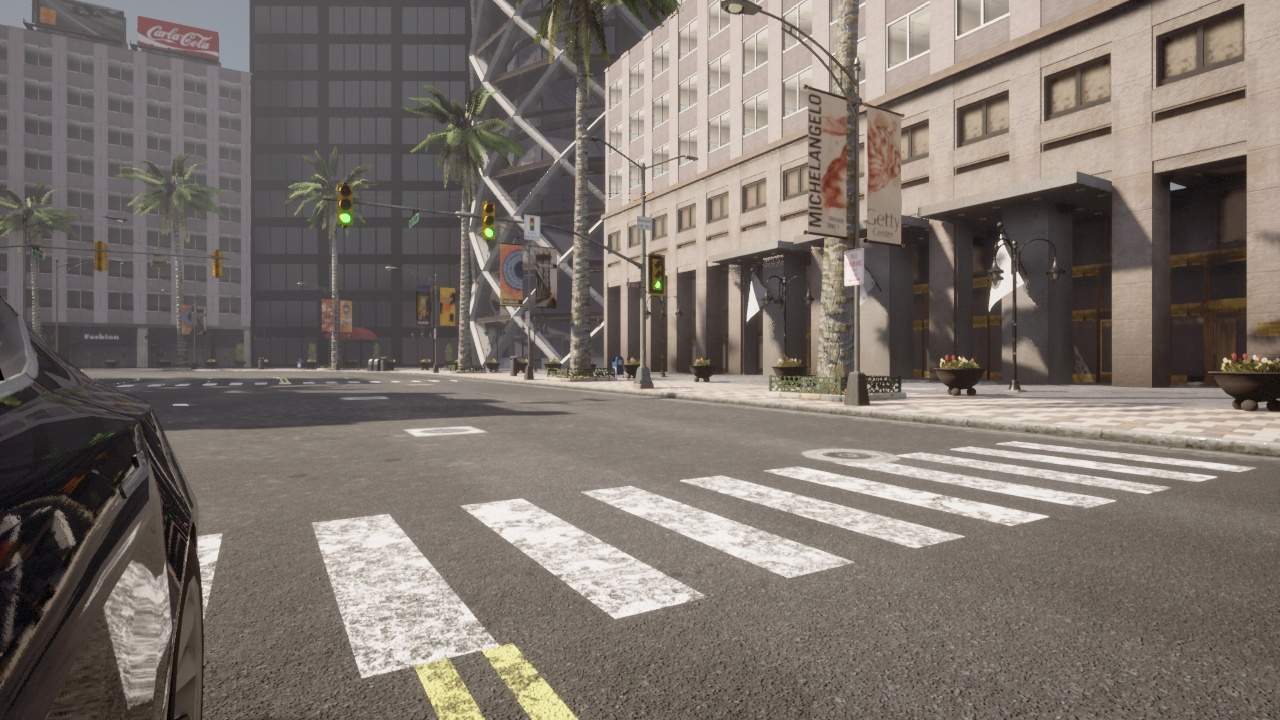
#> input picture drawline/a.jpg, 1280 x 720 px
$ python left_blind_spot_to_a.py
#> lines starting #> are read from the running program, lines starting #| are printed output that depends on the picture; after the words box and inside, x2 and y2 are one past the last pixel; in counts of white or black regions, pixels touching at a corner belong together
import cv2
import numpy as np

# 讀取圖片
image = cv2.imread('a.jpg')
#> image is the input picture: shape (720, 1280, 3); mean B, G, R 107.8, 114.6, 123.6
if image is None:
    print("圖片加載失敗，請檢查路徑是否正確")
else:
    height, width = image.shape[:2]
#> height = 720; width = 1280

    # 創建一個同樣大小的透明圖層
    overlay = np.zeros((height, width, 4), dtype=np.uint8)

    # 定義盲點多邊形的頂點
    points = np.array([[0, height], [int(width * 0.15)+400, int(height * 0.5)], [width, int(height * 0.5)+100]])
#> points = [[0, 720], [592, 360], [1280, 460]]

    # 在透明圖層上畫填充的多邊形
    cv2.fillPoly(overlay, [points], (0, 0, 255, 127))  # 紅色, 127 是 alpha 透明度
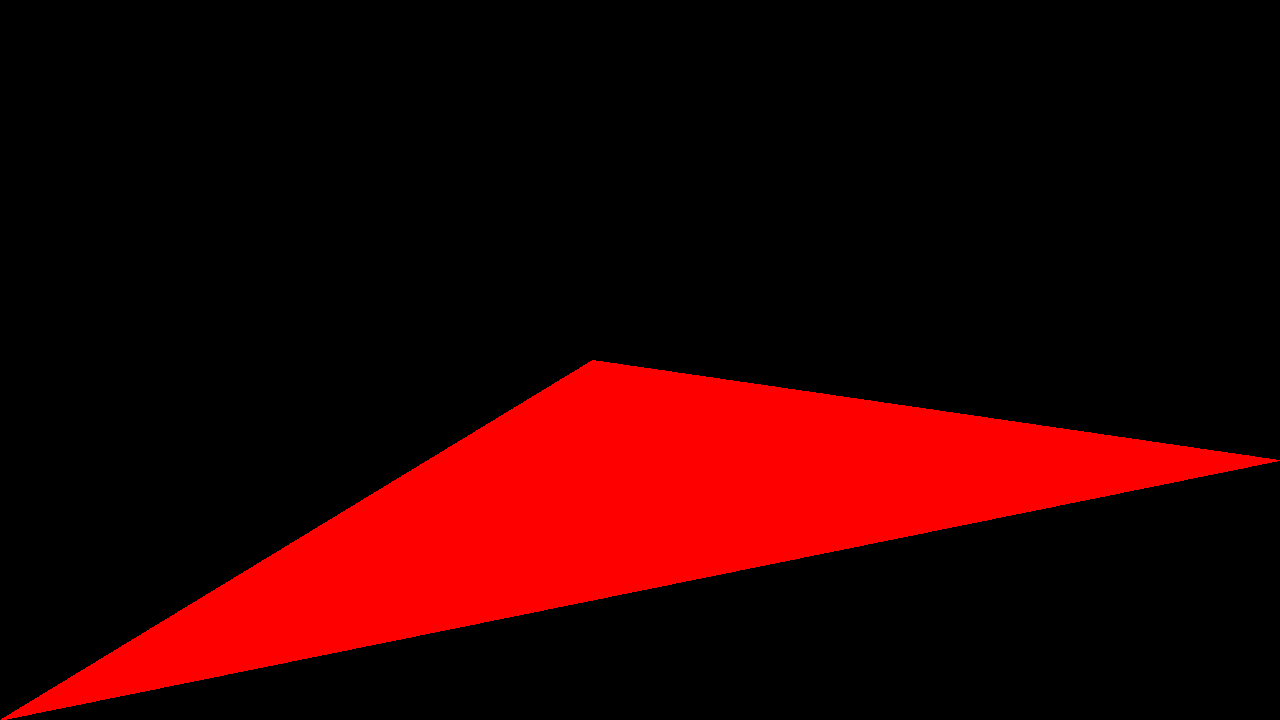
#> overlay: shape (720, 1280, 4); mean of channels 0, 1, 2, 3 0, 0, 42.8, 21.3; drawn as B, G, R

    # 將透明圖層疊加到原始圖像上
    alpha = overlay[:, :, 3] / 255.0
    for c in range(0, 3):
        image[:, :, c] = (1 - alpha) * image[:, :, c] + alpha * overlay[:, :, c]
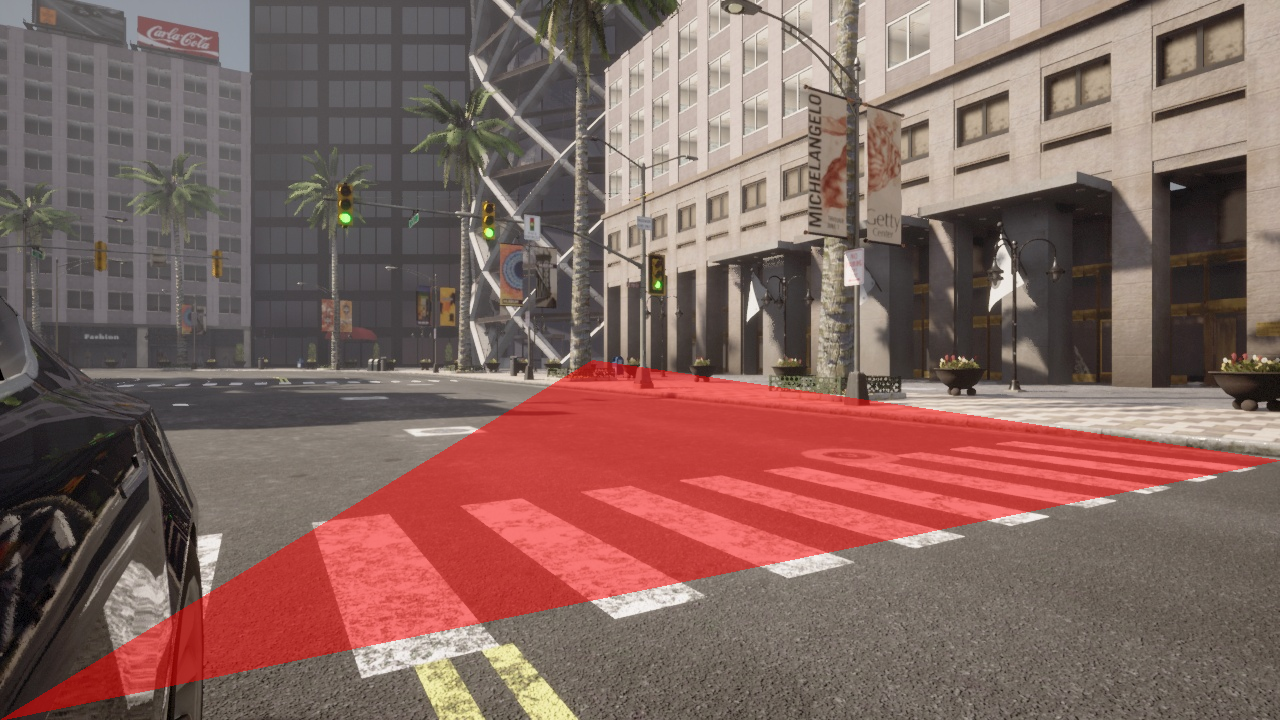
#> image: shape (720, 1280, 3); 16.77% of pixels changed, all inside (x1, y1, x2, y2) = (1, 360, 1280, 720)

    # 顯示圖像
    cv2.imshow('Blind Spot Areas with Transparency', image)
    cv2.waitKey(0)
    cv2.destroyAllWindows()

$ run again, with drawline/b.jpg copied over drawline/a.jpg
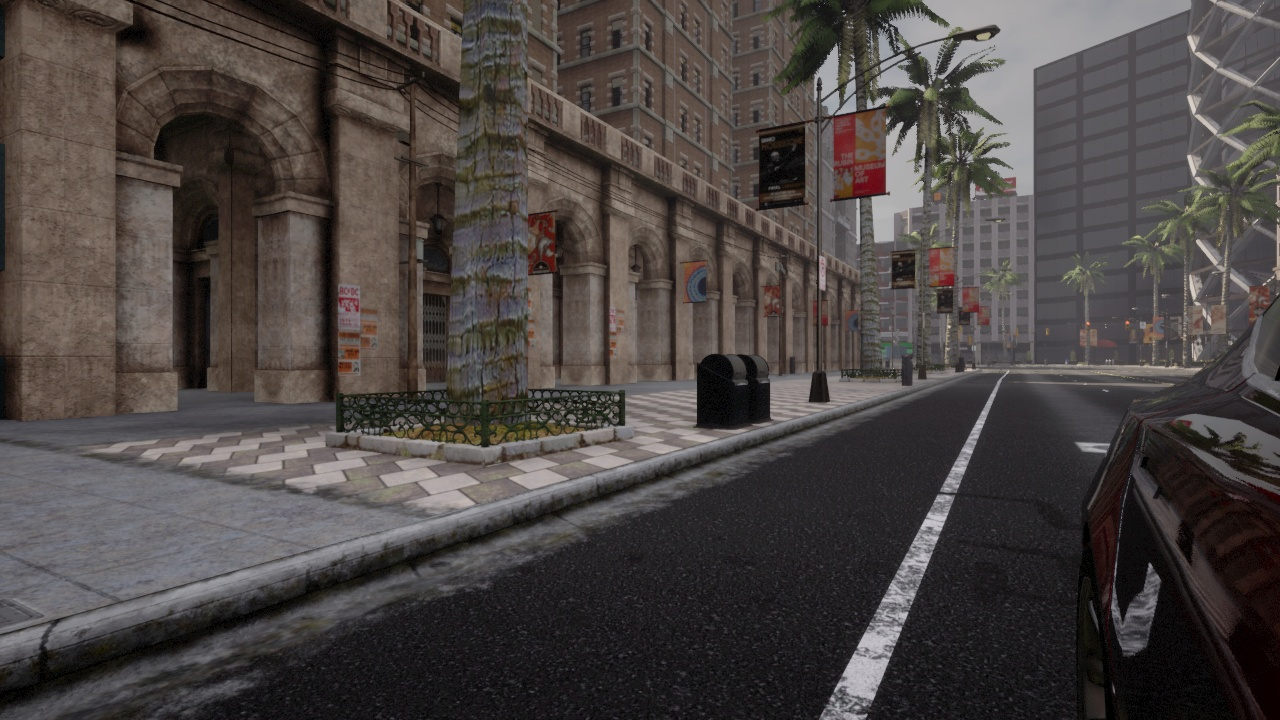
#> input picture drawline/b.jpg, 1280 x 720 px
#> image is the input picture: shape (720, 1280, 3); mean B, G, R 67, 69, 74.9
#> after the loop `for c in range(0, 3):`:
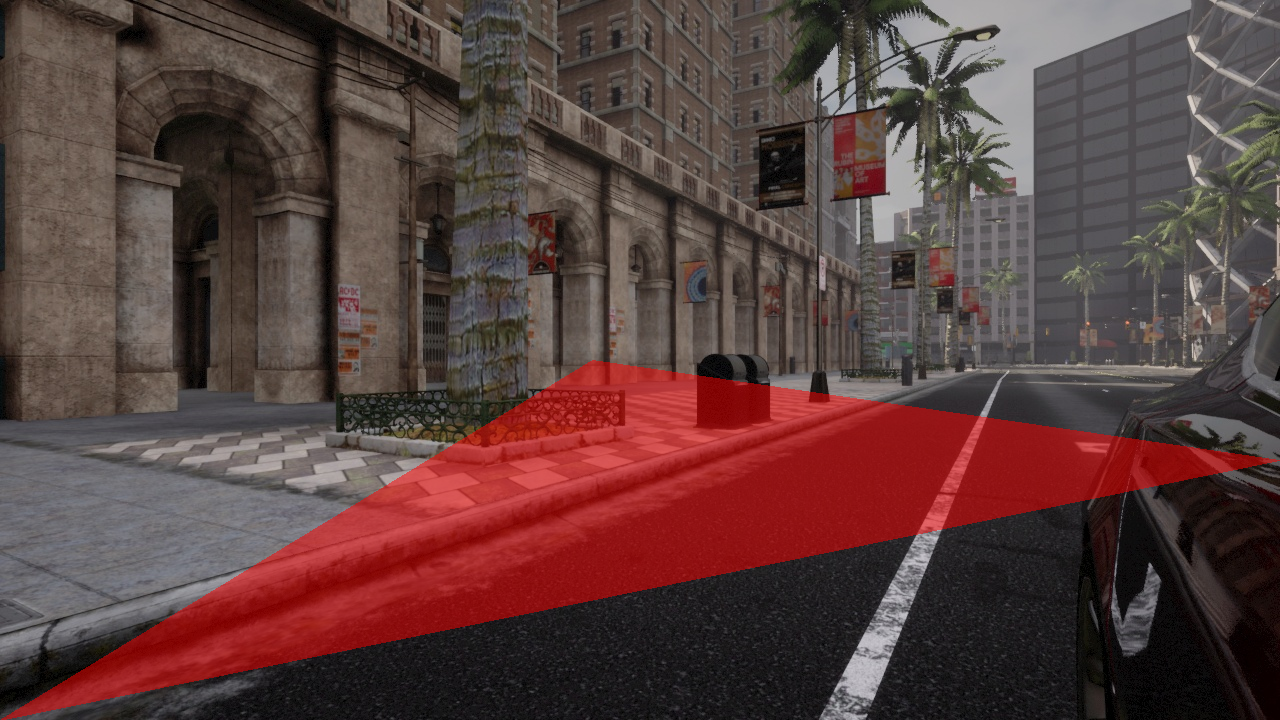
#> image: shape (720, 1280, 3); 16.77% of pixels changed, all inside (x1, y1, x2, y2) = (1, 360, 1280, 720)

$ run again, with drawline/image.jpg copied over drawline/a.jpg
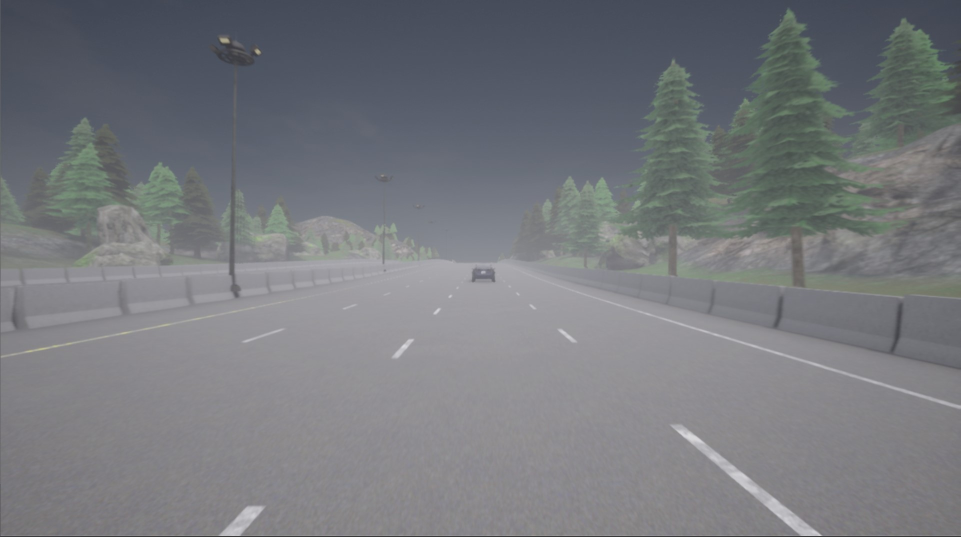
#> input picture drawline/image.jpg, 1921 x 1073 px (shown at 1/2 size)
#> image is the input picture: shape (1073, 1921, 3); mean B, G, R 125.2, 120.6, 118.1
#> `cv2.fillPoly(overlay, [points], (0, 0, 255, 127))`:
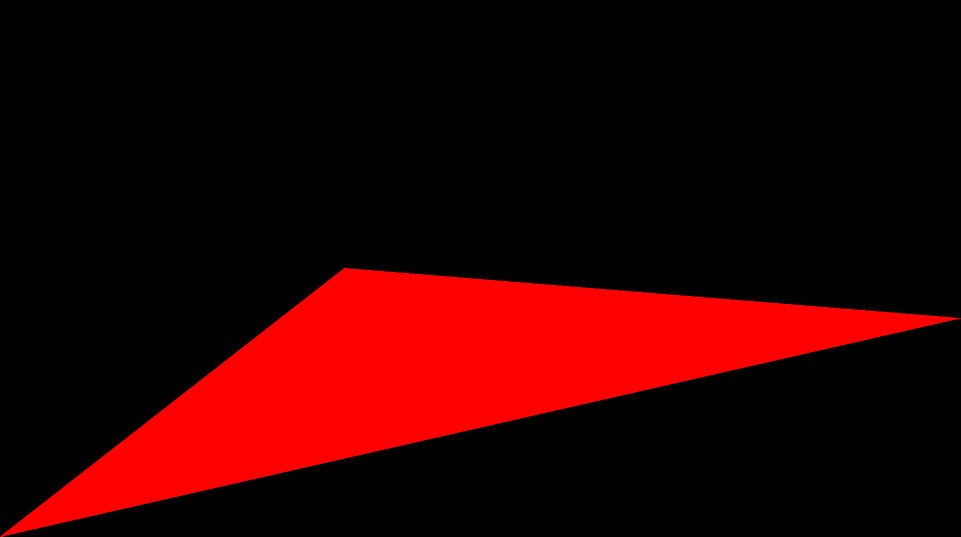
#> overlay: shape (1073, 1921, 4) (shown at 1/2 size); mean of channels 0, 1, 2, 3 0, 0, 45.4, 22.6; drawn as B, G, R
#> after the loop `for c in range(0, 3):`:
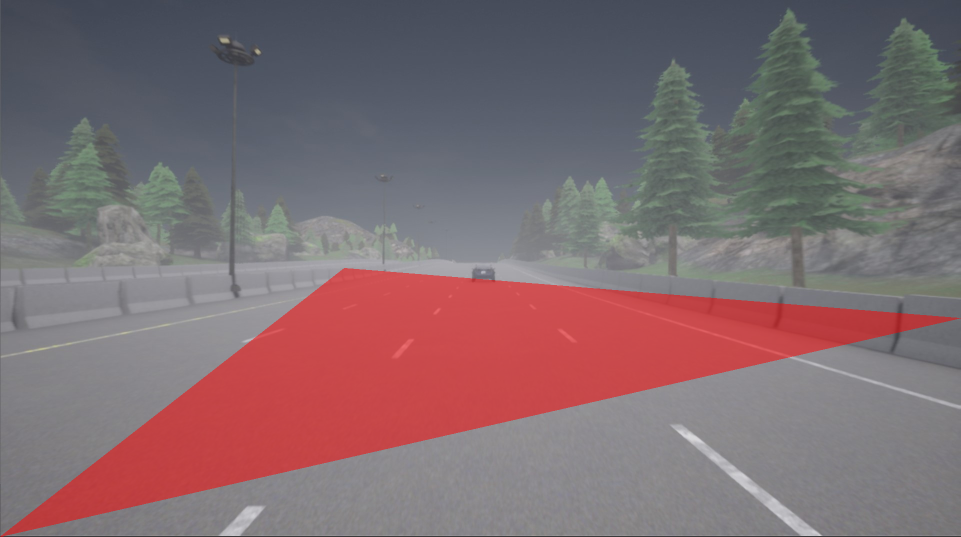
#> image: shape (1073, 1921, 3) (shown at 1/2 size); 17.81% of pixels changed, all inside (x1, y1, x2, y2) = (1, 536, 1921, 1073)
